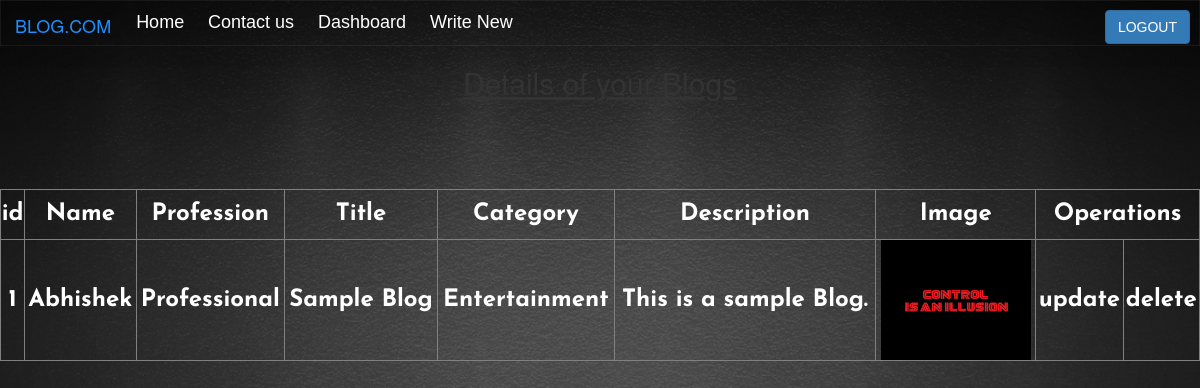
/User/blogs/blogs_search.php (signed in), run on the app's committed database.
### tables this page shows
CREATE TABLE `blogs_table` (
  `id` int(11) NOT NULL,
  `did` varchar(11) NOT NULL,
  `name` varchar(50) NOT NULL,
  `profession` varchar(50) NOT NULL,
  `category` varchar(50) NOT NULL,
  `title` varchar(100) NOT NULL,
  `image` varchar(5000) NOT NULL,
  `description` varchar(5000) NOT NULL
);

### User/blogs/blogs_search.php (the view, shortened to what this page needs)
<!DOCTYPE HTML>
<html>
<head>
  <link rel="stylesheet" href="../../assets/css/bootstrap.min.css">
  <link rel="stylesheet" href="../../index.css">
</head>
<body>
  <nav>
  <div class="navbar-header">
  <a href="../../index.php" class="navbar-brand">BLOG.COM</a>
  </div>
  <ul>
  <li><a href="../../index.php">Home</a></li>
  <li><a href="../../query.php">Contact us</a></li>
  <li><a href="../user_dashboard.php">Dashboard</a></li>
  <li><a href="blogs_insert.php"> Write New</a></li>
  <li id="log"><a href="../../logout.php"><button   class="btn btn-primary">LOGOUT</button></a></li>
   </ul>
</nav>
<?php
    include("../../connection.php");
    $query = "SELECT * FROM blogs_table WHERE did= '$_SESSION[sid]'";
    $data = mysqli_query($conn,$query);
    $total = mysqli_num_rows($data);
    if($total>0)
    {
        ?>
    <center>
        <h2><u>Details of your Blogs</u></h2>
    <table border="1">
        <tr>
            <th>id</th>
            <th>Name</th>
            <th>Profession</th>
            <th>Title</th>
            <th>Category</th>
            <th>Description</th>
            <th>Image</th>
            <th colspan="2">Operations</th>
        </tr>
    <?php
        while($rs = mysqli_fetch_assoc($data))
        {
            ?>
<tr>
<td><?php echo $rs['id']; ?></td>
<td><?php echo $rs['name']; ?></td>
<td><?php echo $rs['profession']; ?></td>
<td><?php echo $rs['title']; ?></td>
<td><?php echo $rs['category']; ?></td>
<td><?php echo $rs['description']; ?></td>
<td><img src="<?php echo $rs['image']; ?>" height="120" width="150"></td>
 <?php
echo "<td><a href='blogs_update.php?id=$rs[id]'>update</a></td>
<td><a href='blogs_search.php?id=$rs[id]' onclick='return checkdelete()'>delete</a></td>";
?>
</tr>
        <?php
        }
        ?>
    </table>
        </center>
      </body>
    </html>
    <?php
    }
    else
    {
        echo "<center><h1>Sorry, No data Found. </h1></center>";
    }
?>

### index.css (style rules this page uses)
nav ul { background:linear gradient (90deg , rgba(255,255,255,0)0%,rgba(255,255,255,0.2)25%,rgba(255,255,255,0.2)75%,rgba(255,255,255,0)100%); box-shadow:0 0 25px rgba(0,0,0,0.1),inset 0 0 1px rgba(255,255,255,0.6); }
nav ul li { display: inline-block; }
nav ul li a { padding: 10px; color:#FFFFFF; font-size: 18px; font-family: Arial; text-decoration: none; display:block; }
.navbar-brand { color:white; }
#log { float: right; }

### User/blogs/blogs_search.php (style rules this page uses)
table { margin-top: 90px; width: 1200px; font-weight: bolder; color: white; }
td { text-align:center; vertical-align center; height: 80px; font-family: 'Josefin Sans', sans-serif; font-size: 2vw; font-weight: bolder; color: white; }
body { background-image: url('bg3.jpg'); background-color:#d7bde2; height: 700px; width: auto; background-position: center; background-repeat: no-repeat; background-size: cover; }
th { font-family: 'Josefin Sans', sans-serif; font-size: 2vw; font-weight: bolder; color: white; text-align: center; height: 50px; }
table td a { font-family: 'Josefin Sans', sans-serif; font-size: 2vw; font-weight: bolder; color: white; text-align: center; height: 50px; }

### data on the page
blogs_table: id "1", name "Abhishek", profession "Professional", title "Sample Blog", category "Entertainment", description "This is a sample Blog.", image (picture)
